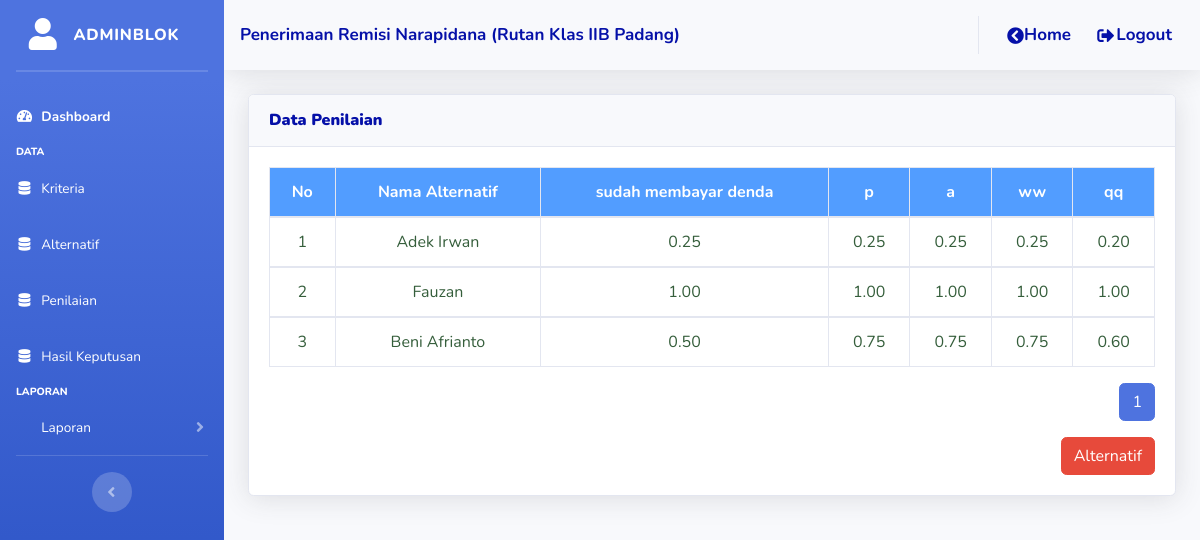
Screenshot of /admin/proses/data_penilaian.php?idp=12 (signed in) with the database file from the repository.
### tables this page shows
CREATE TABLE `tbl_kriteria` (
  `id_kriteria` int(11) NOT NULL,
  `id_periode` int(11) NOT NULL,
  `nama_kriteria` varchar(255) NOT NULL,
  `jenis_kriteria` varchar(255) NOT NULL,
  `bobot` double(4,2) NOT NULL
);

CREATE TABLE `tbl_penilaian` (
  `id_penilaian` int(11) NOT NULL,
  `id_alternatif` varchar(15) NOT NULL,
  `id_subkriteria` int(11) NOT NULL,
  `id_periode` int(11) NOT NULL
);

CREATE TABLE `tbl_alternatif` (
  `id_alternatif` varchar(15) NOT NULL,
  `nama` varchar(255) NOT NULL,
  `tanggal_lahir` date NOT NULL,
  `jenis_kelamin` varchar(15) NOT NULL,
  `jenis_kejahatan` varchar(255) NOT NULL,
  `tanggal_mulai_ditahan` date NOT NULL,
  `lama_pidana` varchar(20) NOT NULL,
  `id_blok` int(11) NOT NULL,
  `id_periode` int(11) NOT NULL
);

CREATE TABLE `tbl_subkriteria` (
  `id_subkriteria` int(11) NOT NULL,
  `id_kriteria` int(11) NOT NULL,
  `ket` varchar(255) NOT NULL,
  `nbobot` double(4,2) NOT NULL
);

### admin/proses/data_penilaian.php (the view, shortened to what this page needs)
<?php
include('style/header.php');
include('style/sidebar.php');
$id_periode = $_GET['idp'];
?>
<div class="container-fluid">
	<div class="card shadow mt-3 mb-3">
		<div class="card-header py-3">
			<h6 class="m-0 font-weight-bold" style="color: #0510a8"><b>Data Penilaian</b></h6>
		</div>
		<div class="card-body">
			<?php
			include("../../config/koneksi.php");
			?>
			<?php
			$itemsPerPage = 10;
			$totalData = mysqli_num_rows(mysqli_query($konek, "SELECT * FROM tbl_penilaian a JOIN tbl_alternatif b ON a.id_alternatif = b.id_alternatif WHERE a.id_periode = '$idp' GROUP BY a.id_alternatif"));
			$totalPages = ceil($totalData / $itemsPerPage);
			$currentPage = isset($_GET['page']) ? intval($_GET['page']) : 1;
			$offset = ($currentPage - 1) * $itemsPerPage;
			$sql = mysqli_query($konek, "SELECT * FROM tbl_penilaian a JOIN tbl_alternatif b ON a.id_alternatif = b.id_alternatif WHERE a.id_periode = '$idp' GROUP BY a.id_alternatif LIMIT $offset, $itemsPerPage");
			$no = $offset + 1;
			?>
			<div class="table-responsive">
				<table class="table table-bordered" width="100%">
					<thead>
						<tr style="background-color: #529dff; color: #ffff" align="center">
							<th style="vertical-align: middle;">No</th>
							<th style="vertical-align: middle;">Nama Alternatif</th>
							<?php
							$sqlth = $konek->query("SELECT * FROM tbl_kriteria WHERE id_periode = $id_periode");
							while ($rowth = $sqlth->fetch_array()) {
							?>
								<th style="vertical-align: middle;"><?= $rowth['nama_kriteria']; ?></th>
							<?php
							}
							?>
						</tr>
					</thead>
					<?php
					while ($data = mysqli_fetch_assoc($sql)) {
						$idalt = $data['id_alternatif'];
						$nmalt = $data['nama'];
					?>
						<tbody>
							<tr align="center" style="color: #355E3B">
								<td style="vertical-align: middle;"><?= $no; ?></td>
								<td style="vertical-align: middle;"><?= $nmalt; ?></td>
								<?php
								$query2 = $konek->query("SELECT * FROM tbl_penilaian a JOIN tbl_subkriteria b ON a.id_subkriteria = b.id_subkriteria WHERE a.id_alternatif = '$idalt' AND a.id_periode = '$idp'");
								while ($rowq2 = $query2->fetch_array()) {
								?>
									<td style="vertical-align: middle;">
										<?= $rowq2['nbobot']; ?></td>
								<?php
								}
								?>
							</tr>
						</tbody>
					<?php
						$no++;
					}
					?>
				</table>
			</div>
			<nav aria-label="Pagination">
				<ul class="pagination justify-content-end">
					<?php
					for ($page = 1; $page <= $totalPages; $page++) {
						echo '<li class="page-item ' . ($page === $currentPage ? 'active' : '') . '">
                                <a class="page-link" href="?idp=' . $idp . '&page=' . $page . '">' . $page . '</a>
                            </li>';
					}
					?>
				</ul>
			</nav>
			<div align="right">
				<a href="data_alternatif.php?&idp=<?php echo $idp; ?>" class="btn btn-danger">Alternatif</a>
			</div>
		</div>
	</div>
</div>
</div>
<?php
include('style/footer.php');
?>

### rows the page displays
tbl_kriteria: nama_kriteria "sudah membayar denda"
tbl_kriteria: nama_kriteria "p"
tbl_kriteria: nama_kriteria "a"
tbl_kriteria: nama_kriteria "ww"
tbl_kriteria: nama_kriteria "qq"
tbl_penilaian: id_alternatif.nama "Adek Irwan", id_subkriteria.nbobot "0.25"
tbl_penilaian: id_subkriteria.nbobot "0.25"
tbl_penilaian: id_subkriteria.nbobot "0.25"
tbl_penilaian: id_subkriteria.nbobot "0.25"
tbl_penilaian: id_subkriteria.nbobot "0.20"
tbl_penilaian: id_alternatif.nama "Fauzan", id_subkriteria.nbobot "1.00"
tbl_penilaian: id_subkriteria.nbobot "1.00"
tbl_penilaian: id_subkriteria.nbobot "1.00"
tbl_penilaian: id_subkriteria.nbobot "1.00"
tbl_penilaian: id_subkriteria.nbobot "1.00"
tbl_penilaian: id_alternatif.nama "Beni Afrianto", id_subkriteria.nbobot "0.50"
tbl_penilaian: id_subkriteria.nbobot "0.75"
tbl_penilaian: id_subkriteria.nbobot "0.75"
tbl_penilaian: id_subkriteria.nbobot "0.75"
tbl_penilaian: id_subkriteria.nbobot "0.60"

### other values shown
$_SESSION['username'] "ADMINBLOK"
